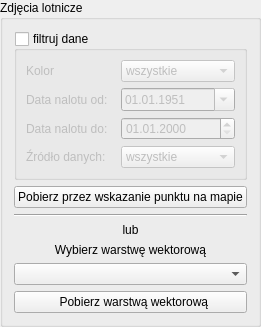
         <widget class="QgsCollapsibleGroupBox" name="zdjecia_lotnicze_groupBox">
          <property name="enabled">
           <bool>true</bool>
          </property>
          <property name="title">
           <string>Zdjęcia lotnicze</string>
          </property>
          <property name="collapsed">
           <bool>true</bool>
          </property>
          <layout class="QVBoxLayout" name="verticalLayout_22">
           <item>
            <widget class="QgsCollapsibleGroupBox" name="zdjecia_lotnicze_filter_groupBox">
             <property name="enabled">
              <bool>true</bool>
             </property>
             <property name="title">
              <string>filtruj dane</string>
             </property>
             <property name="checkable">
              <bool>true</bool>
             </property>
             <property name="checked">
              <bool>false</bool>
             </property>
             <property name="collapsed">
              <bool>true</bool>
             </property>
             <layout class="QVBoxLayout" name="verticalLayout_23">
              <item>
               <layout class="QGridLayout" name="gridLayout_5">
                <item row="1" column="0">
                 <widget class="QLabel" name="label_48">
                  <property name="text">
                   <string>Data nalotu od:</string>
                  </property>
                 </widget>
                </item>
                <item row="1" column="1">
                 <widget class="QgsDateTimeEdit" name="zdjecia_lotnicze_from_dateTimeEdit">
                  <property name="date">
                   <date>
                    <year>1951</year>
                    <month>1</month>
                    <day>1</day>
                   </date>
                  </property>
                  <property name="displayFormat">
                   <string>dd.MM.yyyy</string>
                  </property>
                  <property name="calendarPopup">
                   <bool>true</bool>
                  </property>
                 </widget>
                </item>
                <item row="3" column="1">
                 <widget class="QComboBox" name="zdjecia_lotnicze_source_cmbbx">
                  <item>
                   <property name="text">
                    <string>wszystkie</string>
                   </property>
                  </item>
                  <item>
                   <property name="text">
                    <string>Zdj. cyfrowe</string>
                   </property>
                  </item>
                  <item>
                   <property name="text">
                    <string>Zdj. analogowe</string>
                   </property>
                  </item>
                 </widget>
                </item>
                <item row="0" column="1">
                 <widget class="QComboBox" name="zdjecia_lotnicze_kolor_cmbbx">
                  <item>
                   <property name="text">
                    <string>wszystkie</string>
                   </property>
                  </item>
                  <item>
                   <property name="text">
                    <string>RGB</string>
                   </property>
                  </item>
                  <item>
                   <property name="text">
                    <string>CIR</string>
                   </property>
                  </item>
                  <item>
                   <property name="text">
                    <string>B/W</string>
                   </property>
                  </item>
                 </widget>
                </item>
                <item row="0" column="0">
                 <widget class="QLabel" name="label_56">
                  <property name="text">
                   <string>Kolor</string>
                  </property>
                 </widget>
                </item>
                <item row="2" column="0">
                 <widget class="QLabel" name="label_49">
                  <property name="text">
                   <string>Data nalotu do:</string>
                  </property>
                 </widget>
                </item>
                <item row="2" column="1">
                 <widget class="QgsDateTimeEdit" name="zdjecia_lotnicze_to_dateTimeEdit">
                  <property name="displayFormat">
                   <string>dd.MM.yyyy</string>
                  </property>
                 </widget>
                </item>
                <item row="3" column="0">
                 <widget class="QLabel" name="label_54">
                  <property name="text">
                   <string>Źródło danych:</string>
                  </property>
                 </widget>
                </item>
               </layout>
              </item>
             </layout>
            </widget>
           </item>
           <item>
            <widget class="QPushButton" name="zdjecia_lotnicze_capture_btn">
             <property name="text">
              <string>Pobierz przez wskazanie punktu na mapie</string>
             </property>
             <property name="icon">
              <iconset>
               <normaloff>img/icon.png</normaloff>img/icon.png</iconset>
             </property>
            </widget>
           </item>
           <item>
            <widget class="Line" name="line_15">
             <property name="orientation">
              <enum>Qt::Horizontal</enum>
             </property>
            </widget>
           </item>
           <item>
            <widget class="QLabel" name="label_40">
             <property name="text">
              <string>lub</string>
             </property>
             <property name="alignment">
              <set>Qt::AlignCenter</set>
             </property>
            </widget>
           </item>
           <item>
            <widget class="QLabel" name="label_41">
             <property name="text">
              <string>Wybierz warstwę wektorową</string>
             </property>
             <property name="alignment">
              <set>Qt::AlignCenter</set>
             </property>
            </widget>
           </item>
           <item>
            <widget class="QgsMapLayerComboBox" name="zdjecia_lotnicze_mapLayerComboBox"/>
           </item>
           <item>
            <widget class="QPushButton" name="zdjecia_lotnicze_fromLayer_btn">
             <property name="text">
              <string>  Pobierz warstwą wektorową</string>
             </property>
            </widget>
           </item>
          </layout>
         </widget>
